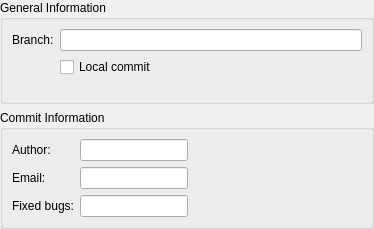
<?xml version="1.0" encoding="UTF-8"?>
<ui version="4.0">
 <class>Bazaar::Internal::BazaarCommitPanel</class>
 <widget class="QWidget" name="Bazaar::Internal::BazaarCommitPanel">
  <property name="geometry">
   <rect>
    <x>0</x>
    <y>0</y>
    <width>374</width>
    <height>229</height>
   </rect>
  </property>
  <layout class="QVBoxLayout" name="verticalLayout">
   <property name="margin">
    <number>0</number>
   </property>
   <item>
    <widget class="QGroupBox" name="infoGroup">
     <property name="title">
      <string>General Information</string>
     </property>
     <layout class="QFormLayout" name="formLayout_2">
      <item row="1" column="0">
       <widget class="QLabel" name="branchLabel">
        <property name="text">
         <string>Branch:</string>
        </property>
       </widget>
      </item>
      <item row="1" column="1">
       <widget class="QLineEdit" name="branchLineEdit">
        <property name="readOnly">
         <bool>true</bool>
        </property>
       </widget>
      </item>
      <item row="2" column="1">
       <widget class="QCheckBox" name="isLocalCheckBox">
        <property name="toolTip">
         <string>Perform a local commit in a bound branch.
Local commits are not pushed to the master branch until a normal commit is performed.</string>
        </property>
        <property name="text">
         <string>Local commit</string>
        </property>
       </widget>
      </item>
     </layout>
    </widget>
   </item>
   <item>
    <widget class="QGroupBox" name="editGroup">
     <property name="title">
      <string>Commit Information</string>
     </property>
     <layout class="QHBoxLayout" name="horizontalLayout">
      <item>
       <layout class="QFormLayout" name="formLayout">
        <property name="fieldGrowthPolicy">
         <enum>QFormLayout::ExpandingFieldsGrow</enum>
        </property>
        <item row="0" column="0">
         <widget class="QLabel" name="authorLabel">
          <property name="text">
           <string>Author:</string>
          </property>
         </widget>
        </item>
        <item row="0" column="1">
         <widget class="QLineEdit" name="authorLineEdit"/>
        </item>
        <item row="1" column="0">
         <widget class="QLabel" name="emailLabel">
          <property name="text">
           <string>Email:</string>
          </property>
         </widget>
        </item>
        <item row="1" column="1">
         <widget class="QLineEdit" name="emailLineEdit"/>
        </item>
        <item row="2" column="0">
         <widget class="QLabel" name="fixedBugsLabel">
          <property name="text">
           <string>Fixed bugs:</string>
          </property>
         </widget>
        </item>
        <item row="2" column="1">
         <widget class="QLineEdit" name="fixedBugsLineEdit"/>
        </item>
       </layout>
      </item>
      <item>
       <spacer name="horizontalSpacer">
        <property name="orientation">
         <enum>Qt::Horizontal</enum>
        </property>
        <property name="sizeHint" stdset="0">
         <size>
          <width>161</width>
          <height>20</height>
         </size>
        </property>
       </spacer>
      </item>
     </layout>
    </widget>
   </item>
  </layout>
 </widget>
 <resources/>
 <connections/>
</ui>
